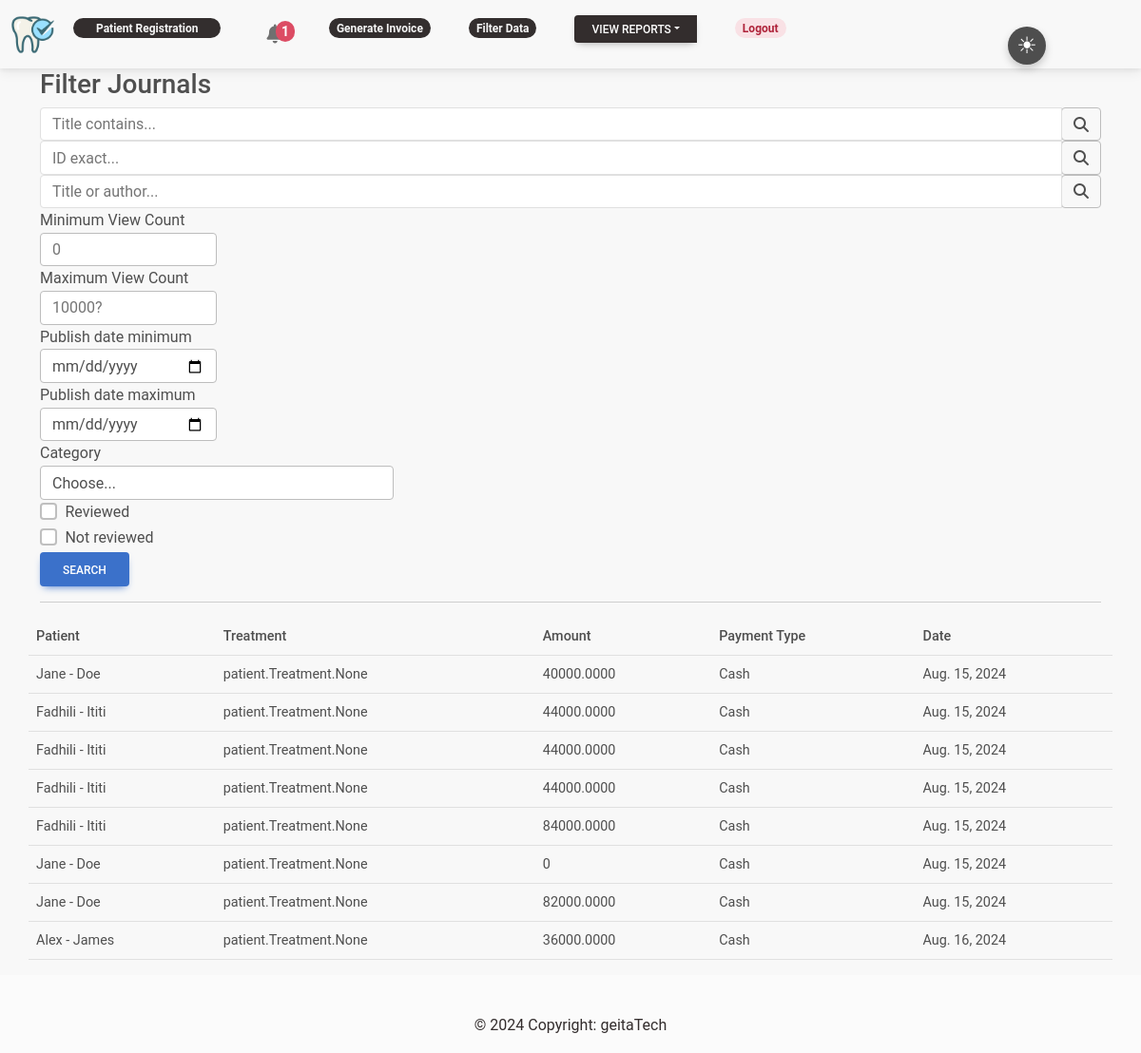
The app's page /filters (signed in), older data.
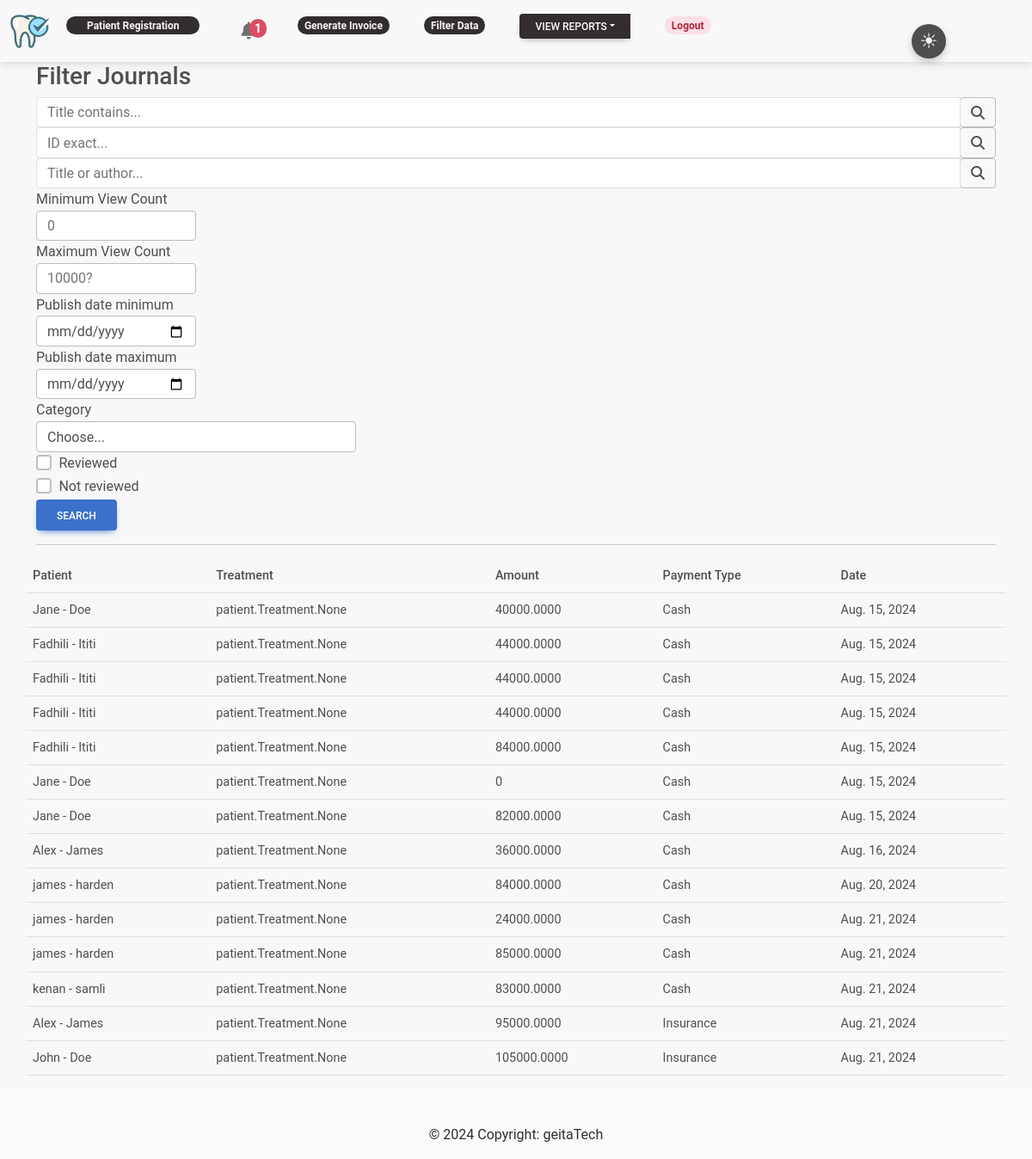
The same page, newer data.
### patient/models.py (models this page shows, shortened)
class MedicalHistory(models.Model):
    patient = models.ForeignKey(Patient, on_delete=models.CASCADE,
                                related_name='patientmedicalhistory')
    history = models.CharField(max_length=255)
    review_of_systems = models.ManyToManyField(ReviewofSystem)
    examination = models.ManyToManyField(Examination)
    diagnosis = models.ManyToManyField(Diagnosis)
    investgation = models.ManyToManyField(Investgation)
    treatment = models.ManyToManyField(Treatment)
    medication = models.ManyToManyField(Medication)
    payment_type = models.ForeignKey(PaymentType, on_delete=models.CASCADE)
    follow_up_date = models.DateField(null=True, blank=True)
    notes = models.CharField(max_length=2000,blank=True)
    doctor = models.ForeignKey(Doctor, on_delete=models.PROTECT, null=True)
    treatment_discount = models.DecimalField(max_digits=5, decimal_places=2, default=0)
    investigation_discount = models.DecimalField(max_digits=5, decimal_places=2, default=0)
    medication_discount = models.DecimalField(max_digits=5, decimal_places=2, default=0)
    created_at = models.DateTimeField(auto_now_add=True)
    def calculate_total_price(self):
        total_price = 0
        if self.payment_type.name == "Insurance":
            for item in self.treatment.all():
                total_price += item.insurance_price * (1 - self.treatment_discount / 100)
            for item in self.investgation.all():
                total_price += item.insurance_price * (1 - self.investigation_discount / 100)
            for item in self.medication.all():
                total_price += item.insurance_price * (1 - self.medication_discount / 100)
        else:  # Cash payment
            for item in self.treatment.all():
                total_price += item.cash_price * (1 - self.treatment_discount / 100)
            for item in self.investgation.all():
                total_price += item.cash_price * (1 - self.investigation_discount / 100)
            for item in self.medication.all():
                total_price += item.cash_price * (1 - self.medication_discount / 100)
        return total_price
    class Meta:
        verbose_name_plural = 'Medical History'

class Patient(models.Model):
    GENDER = (
        ('M', 'Male'),
        ('F', 'Female')
    )
    PAYMENT_TYPE = (
        ('cash', 'Cash'),
        ('insurance', 'Insurance')
    )
    firstname = models.CharField(max_length=255)
    lastname = models.CharField(max_length=255)
    DOB = models.CharField(max_length=255, blank=True, null=True)
    address = models.CharField(max_length=255)
    phone_number = models.CharField(max_length=255)
    gender = models.CharField(max_length=255, choices=GENDER)
    weight = models.IntegerField(default=0)
    BPressure = models.CharField(max_length=255, blank=True, null=True)
    payment_type = models.CharField(max_length=10, choices=PAYMENT_TYPE, null=True)
    insurance_provider = models.CharField(max_length=255, blank=True, null=True)  # Optional field for insurance provider
    DOR = models.DateField(null=True)
    created_at = models.DateTimeField(auto_now_add=True)
    updated_at = models.DateTimeField(auto_now=True)
    def __str__(self):
        return f'{self.firstname} - {self.lastname}'

class PaymentType(models.Model):
    name = models.CharField(max_length=255)
    def __str__(self):
        return self.name

class Treatment(models.Model):
    name = models.CharField(max_length=255)
    cash_price = models.DecimalField(max_digits=10, decimal_places=2, null=True)
    insurance_price = models.DecimalField(max_digits=10, decimal_places=2, null=True)

class Medication(models.Model):
    name = models.CharField(max_length=255)
    cash_price = models.DecimalField(max_digits=10, decimal_places=2, null=True)
    insurance_price = models.DecimalField(max_digits=10, decimal_places=2, null=True)

class Investgation(models.Model):
    name = models.CharField(max_length=255)
    cash_price = models.DecimalField(max_digits=10, decimal_places=2, null=True)
    insurance_price = models.DecimalField(max_digits=10, decimal_places=2, null=True)

### patient/decorators.py (the view)
    def wrapper_function(request, *args, **kwargs):
        group = None
        if request.user.groups.exists():
                group = request.user.groups.all()[0].name
        if group =='receptionist':
            return redirect('register')
        if group =='doctor':
            return redirect('home')
        if group == 'admin':
            return view_func(request, *args, **kwargs)

### patient/template_context.py (called while the page is built)
def upcoming_follow_up_count(request):
    today = datetime.now().date()
    tomorrow = today + timedelta(days=1)
    upcoming_follow_up_count = MedicalHistory.objects.filter(follow_up_date=tomorrow).count()
    return {'upcoming_follow_up_count': upcoming_follow_up_count}

### patient/views.py (called while the page is built)
def is_valid_queryparam(param):
    return param != '' and param is not None

### patient/templates/filters.html (shortened to what this page needs)
{% extends 'base.html' %}
{% block content %}
<main role="main" class="container">
    <h3>Filter Journals</h3>
    <form method="GET" action=".">
      <div class="form-row">
          <div class="form-group col-12">
              <div class="input-group">
                  <input class="form-control py-2 border-right-0 border" type="search" name="title_contains" placeholder="Title contains..." />
                  <span class="input-group-append">
                      <div class="input-group-text bg-transparent">
                          <i class="fa fa-search"></i>
                      </div>
                  </span>
              </div>
          </div>
      </div>
      <div class="form-row">
          <div class="form-group col-12">
              <div class="input-group">
                  <input class="form-control py-2 border-right-0 border" type="search" name="id_exact" placeholder="ID exact..." />
                  <span class="input-group-append">
                      <div class="input-group-text bg-transparent">
                          <i class="fa fa-search"></i>
                      </div>
                  </span>
              </div>
          </div>
      </div>
      <div class="form-row">
          <div class="form-group col-12">
              <div class="input-group">
                  <input class="form-control py-2 border-right-0 border" type="search" name="title_or_author" placeholder="Title or author..." />
                  <span class="input-group-append">
                      <div class="input-group-text bg-transparent">
                          <i class="fa fa-search"></i>
                      </div>
                  </span>
              </div>
          </div>
      </div>
      <div class="form-row">
        <div class="form-group col-md-2 col-lg-2">
          <label for="viewCountMin">Minimum View Count</label>
          <input type="number" min=0 class="form-control" id="viewCountMin" placeholder="0" name="view_count_min">
        </div>
        <div class="form-group col-md-2 col-lg-2">
          <label for="viewCountMax">Maximum View Count</label>
          <input type="number" min=0 class="form-control" id="viewCountMax" placeholder="10000?" name="view_count_max">
        </div>
        <div class="form-group col-md-2 col-lg-2">
          <label for="publishDateMin">Publish date minimum</label>
          <input type="date" class="form-control" id="publishDateMin" name="date_min">
        </div>
        <div class="form-group col-md-2 col-lg-2">
          <label for="publishDateMax">Publish date maximum</label>
          <input type="date" class="form-control" id="publishDateMax" name="date_max">
        </div>
        <div class="form-group col-md-4">
          <label for="category">Category</label>
          <select id="category" class="form-control" name="category">
            <option selected>Choose...</option>
          </select>
        </div>
      </div>
      <div class="form-group">
        <div class="form-check">
          <input class="form-check-input" type="checkbox" id="reviewed" name="reviewed">
          <label class="form-check-label" for="reviewed">
            Reviewed
          </label>
        </div>
      </div>
      <div class="form-group">
        <div class="form-check">
          <input class="form-check-input" type="checkbox" id="notReviewed" name="notReviewed">
          <label class="form-check-label" for="notReviewed">
            Not reviewed
          </label>
        </div>
      </div>
      <button type="submit" class="btn btn-primary">Search</button>
    </form>
    <hr />
    <div class="row">
        <table class="table table-sm">
            <thead>
                <tr>
                    <th>Patient</th>
                    <th>Treatment</th>
                    <th>Amount</th>
                    <th>Payment Type</th>
                    <th>Date</th>
                </tr>
            </thead>
            <tbody>
                {% for record in queryset %}
                    <tr>
                        <td>{{ record.patient }}</td>
                        <td>{{ record.treatment }}</td>
                        <td>{{ record.calculate_total_price }}</td>
                        <td>{{ record.payment_type }}</td>
                        <td>{{ record.created_at|date }}</td>
                    </tr>
                {% endfor %}
            </tbody>
        </table>
    </div>
  </main>
{% endblock content %}

### patient/templates/base.html (shortened to what this page needs)
{% load static %}
<!doctype html>
<html lang="en">
  <head>
    <link rel="stylesheet" href="{% static 'css/mdb.min.css' %}">
    <link rel="stylesheet" href="{% static 'css/color_switch.css' %}">
    <link rel="stylesheet" href="https://cdnjs.cloudflare.com/ajax/libs/font-awesome/6.4.0/css/all.min.css" />
  </head>
  <body>
<nav class="navbar navbar-expand-lg">
  <div class="container-fluid">
    <div class="collapse navbar-collapse" id="navbarSupportedContent">
      <a class="navbar-brand mt-2 mt-lg-0" href="/">
        <img
          src="/media/2185051_dentist_dentistry_medical_oral_hygiene_tooth_icon_7VPLBN5.png"
          height="45"
          alt="App Logo"
          loading="lazy"
        />
      </a>
      <ul class="navbar-nav me-auto mb-2 mb-lg-0">
      {% if request.user.is_authenticated %}
        <li class="nav-item">
          <a class="nav-link nav-smaller-bold badge rounded-pill badge-dark px-4" href="{% url 'register' %}">Patient Registration</a>
        </li>
        <li class="nav-item">
          <a class="nav-link" href="{% url 'upcoming_follow_up' %}">
            <span class="badge rounded-pill badge-notification bg-danger {% if upcoming_follow_up_count > 0 %}shake-animation{% endif %}" style="font-size: 14px; padding: 4px 6px;">
                {% if upcoming_follow_up_count > 0 %}
                    {{ upcoming_follow_up_count }}
                {% else %}
                    0
                {% endif %}
            </span>
        </a>
        </li>
        {% for group in user.groups.all %}
        {% if group.name == 'admin' %}
        <li class="nav-item">
          <a class="nav-link nav-smaller-bold badge rounded-pill badge-dark" href="{% url 'history' %}">Generate Invoice</a>
        </li>
        <li class="nav-item">
          <a class="nav-link nav-smaller-bold badge rounded-pill badge-dark" href="{% url 'filtered' %}">Filter Data</a>
        </li>
    <li class="nav-item">
      <div class="btn-group">
        <button type="button" class="btn btn-sm btn-dark dropdown-toggle dropdown-toggle-split" data-mdb-toggle="dropdown" aria-expanded="false">
          View Reports
        </button>
        </li>
        {% endif %}
        {% endfor %}
      </ul>
    </div>
    <li class="nav-item">
      <a class="nav-link nav-smaller-bold badge rounded-pill badge-danger" href="{% url 'logout' %}">Logout</a>
    </li>
  {% else %}
  <li class="nav-item">
    <a class="nav-link nav-smaller-bold badge rounded-pill badge-primary" href="{% url 'login' %}">Login</a>
  </li>
  {% endif %}
    </div>
</nav>
      <div class="container">
        <div class="toggle-icon float-start" onclick="toggleMode()">
            <span id="light-icon">&#9728;</span>
        </div>
    </div>
    {% block content %}
    {% endblock content %}
    <footer class="bg-light text-center text-white">
      <div class="container p-4 pb-0">
      </div>
      <div class="text-center p-3 text-dark" style="background-color: rgba(0, 0, 0, 0);">
        © 2024 Copyright:
        <a class="text-dark" href="">geitaTech</a>
      </div>
    </footer>
  </body>
</html>

### static/css/color_switch.css (style rules this page uses)
body { background-color: #f8f8f8; }
.toggle-icon { position: absolute; top: 28px; right: 100px; cursor: pointer; font-size: 24px; z-index: 2; width: 40px; height: 40px; border-radius: 50%; background-color: #4E4E4E; display: flex; align-items: center; justify-content: center; box-shadow: 0 4px 8px rgba(0, 0, 0, 0.2); }
#light-icon { color: #ffffff; }
body:not(.dark-mode) #light-icon { display: inline; }

### patient/templates/base.html (style rules this page uses)
nav ul li { list-style:none; display:inline-block; margin-right:40px; }

Row changes from the older to the newer data that the page shows:
added MedicalHistory: patient "james - harden", treatment "patient.Treatment.None", calculate_total_price "84000.0000", payment_type "Cash", created_at "Aug. 20, 2024"
added MedicalHistory: patient "james - harden", treatment "patient.Treatment.None", calculate_total_price "24000.0000", payment_type "Cash", created_at "Aug. 21, 2024"
added MedicalHistory: patient "james - harden", treatment "patient.Treatment.None", calculate_total_price "85000.0000", payment_type "Cash", created_at "Aug. 21, 2024"
added MedicalHistory: patient "kenan - samli", treatment "patient.Treatment.None", calculate_total_price "83000.0000", payment_type "Cash", created_at "Aug. 21, 2024"
added MedicalHistory: patient "Alex - James", treatment "patient.Treatment.None", calculate_total_price "95000.0000", payment_type "Insurance", created_at "Aug. 21, 2024"
added MedicalHistory: patient "John - Doe", treatment "patient.Treatment.None", calculate_total_price "105000.0000", payment_type "Insurance", created_at "Aug. 21, 2024"
